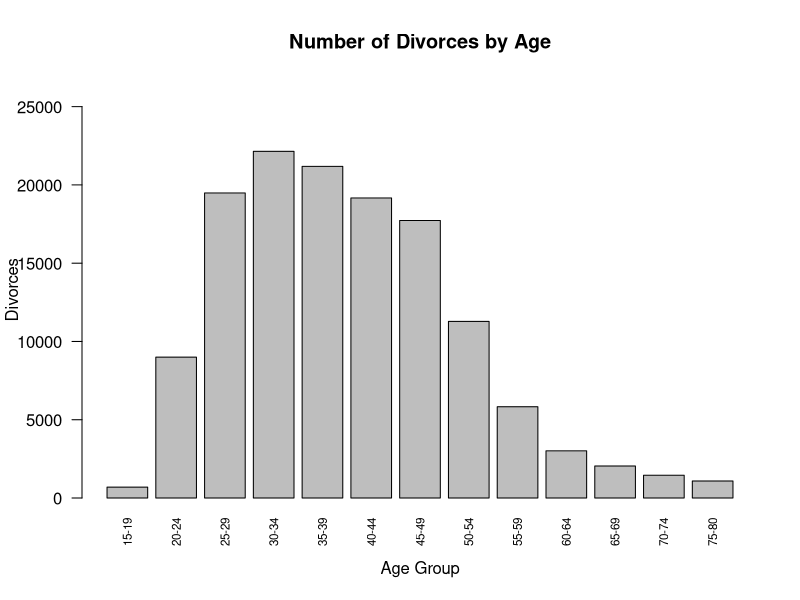
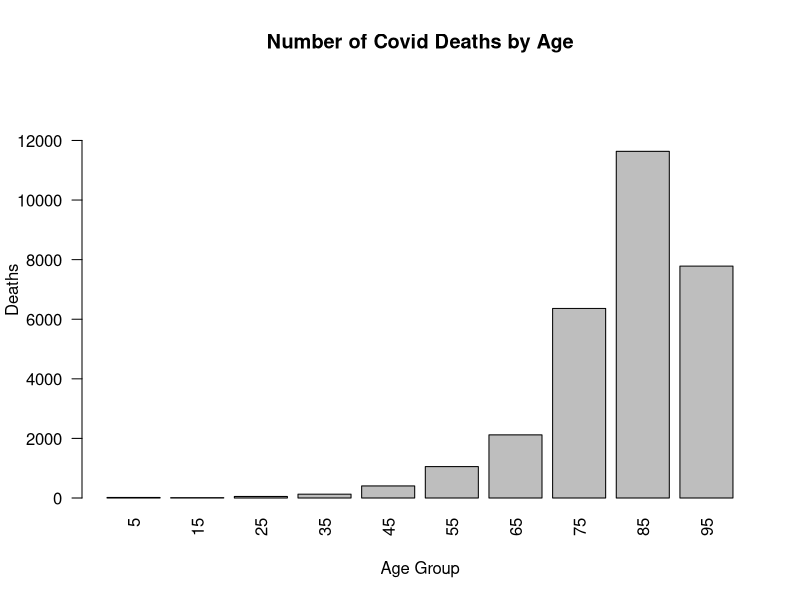
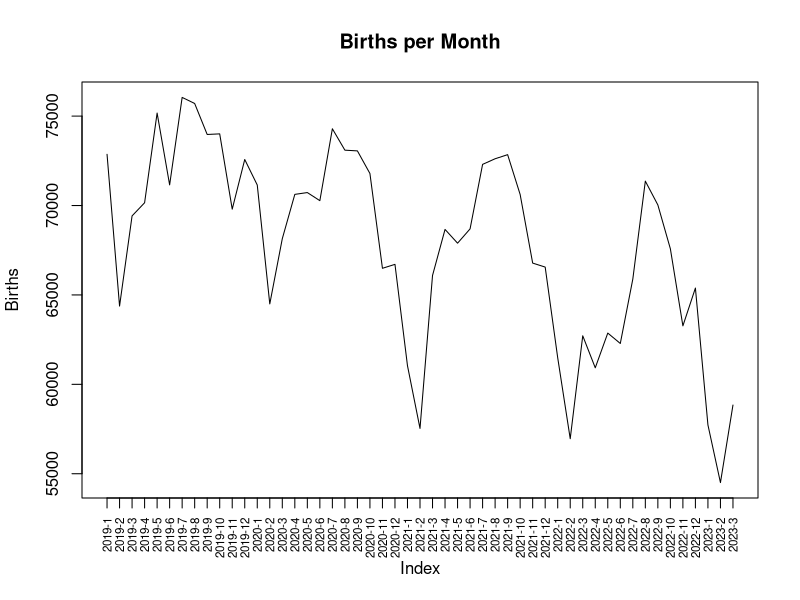
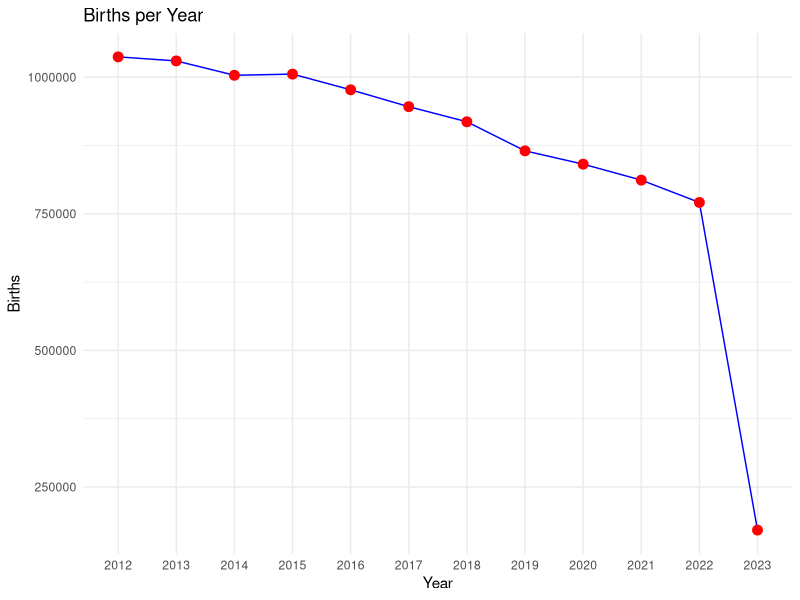
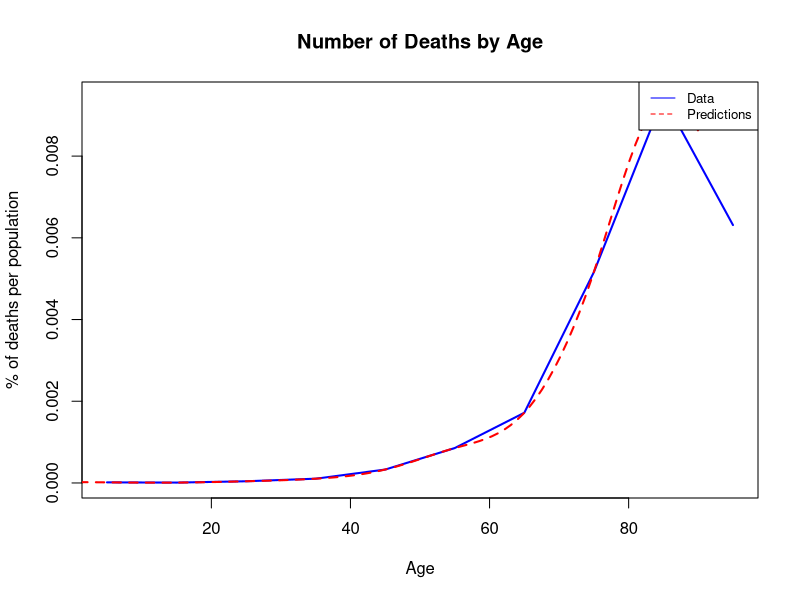
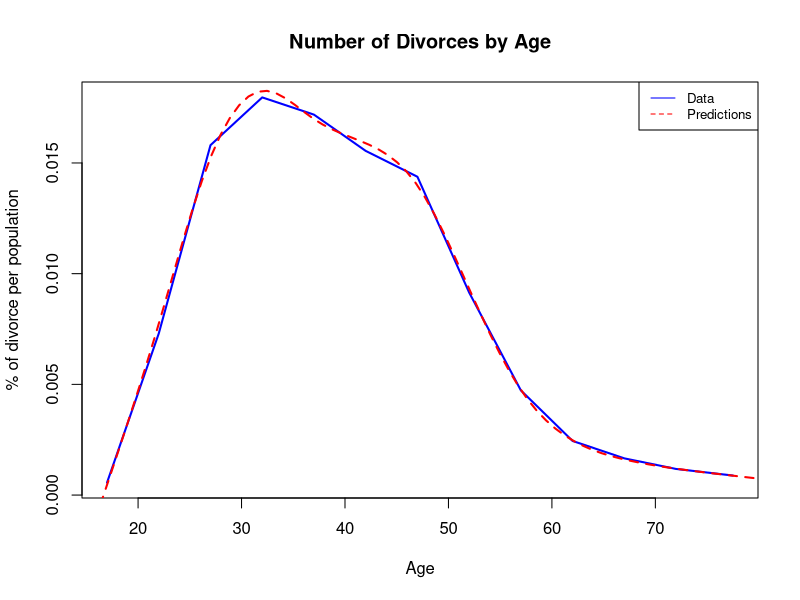

R code for these plots, in order:
#install.packages("readxl")
#install.packages("ggplot2")

library(ggplot2)
library(mgcv)

death <- read.csv("./japan_deaths2.csv")
birth <- read.csv("./japan_birth.csv")
divorce <- read.csv("./divorce.csv")[-1,]


# Birth data
col2drop <- c("Country.or.Area", "Area", "Record.Type", "Reliability.Code", "Source.Year", "Value.Footnotes")
bdf <- birth[, !colnames(birth) %in% col2drop]

bdf <- bdf[!bdf$Month %in% c("Total", "Unknown", ""), ]
bdf$Month <- match(tolower(bdf$Month), tolower(month.name))
bdf$Year <- as.numeric(as.character(bdf$Year))

bdf20 <- bdf[bdf$Year >= 2019, ]
bdf20

bdf20$Year <- as.factor(bdf20$Year)
bdf20$Month <- as.factor(bdf20$Month)
bdf20 <- bdf20[complete.cases(bdf20), ]
bdf20 <- bdf20[order(bdf20$Year, bdf20$Month), ]



# Death data
death$Age <- sapply(strsplit(death$Age, "-"), function(x) mean(as.numeric(x)))
death$Male <- as.numeric(gsub(",", "", death$Male)) 
death$Female <- as.numeric(gsub(",", "", death$Female))

ddf <- data.frame(
  Age = death$Age,
  Sum = death$Male + death$Female
)

# Raw Visualizations
barplot(divorce$Number, names.arg = divorce$Age, xlab = "Age Group", ylab = "Divorces", las=2, cex.names = 0.7, main = "Number of Divorces by Age", ylim = c(0, max(divorce$Number) * 1.2))

barplot(ddf$Sum, names.arg = death$Age, xlab = "Age Group", ylab = "Deaths", las=2, main = "Number of Covid Deaths by Age", ylim = c(0, max(ddf$Sum) * 1.2))

plot(1:nrow(bdf20), bdf20$Value, type = "l", xlab = "Index", ylab = "Births", main = "Births per Month", xaxt = "n")
axis(1, at = 1:nrow(bdf20), labels = paste(bdf20$Year, bdf20$Month, sep = "-"), las = 2, cex.axis = 0.7)

bdf20 <- bdf[bdf$Year >= 2012, ]
bdf20

bdf20$Year <- as.factor(bdf20$Year)
bdf20$Month <- as.factor(bdf20$Month)
bdf20 <- bdf20[complete.cases(bdf20), ]
bdf20 <- bdf20[order(bdf20$Year, bdf20$Month), ]

# Sum the values by year
sum_by_year <- aggregate(Value ~ Year, data = bdf20, sum)
sum_by_year

# Create a new dataframe with year and sum of values
new_df <- data.frame(
  Year = sum_by_year$Year,
  Value = sum_by_year$Value
)

new_df <- new_df[complete.cases(new_df), ]

ggplot(new_df, aes(x = Year, y = Value, group = 1)) +
  geom_line(color = "blue") +
  geom_point(color = "red", size = 3) +
  labs(x = "Year", y = "Births", title = "Births per Year") +
  theme_minimal()


# Model
total_pop <- 123294513
ddf$Sum <- (ddf$Sum / total_pop) * 100.0

model_death <- gam(Sum ~ s(Age), data = ddf)

new_age <- seq(min(1), max(90), length.out = 100)
predictions_gam <- predict(model_death, newdata = data.frame(Age = new_age))

plot(ddf$Age, ddf$Sum, type = "l", col = "blue", lwd = 2, xlab = "Age", ylab = "% of deaths per population", main = "Number of Deaths by Age")
lines(new_age, predictions_gam, col = "red", lwd = 2, lty = 2)
legend("topright", legend = c("Data", "Predictions"), col = c("blue", "red"), lty = 1:2, cex = 0.8)


divorce$Age <- sapply(strsplit(divorce$Age, "-"), function(x) mean(as.numeric(x)))

divorce
str(divorce)

divdf <- data.frame(
  Age = divorce$Age,
  Sum = (divorce$Number/total_pop) * 100
)

model_div <- gam(Sum ~ s(Age), data = divdf)

predictions_gam_div <- predict(model_div, newdata = data.frame(Age = new_age))

plot(divdf$Age, divdf$Sum, type = "l", col = "blue", lwd = 2, xlab = "Age", ylab = "% of divorce per population", main = "Number of Divorces by Age")
lines(new_age, predictions_gam_div, col = "red", lwd = 2, lty = 2)
legend("topright", legend = c("Data", "Predictions"), col = c("blue", "red"), lty = 1:2, cex = 0.8)

predict_outcome <- function(age) {
  
  div_p <- predict(model_div, newdata = data.frame(Age = c(age)))
  dea_p <- predict(model_death, newdata = data.frame(Age = c(age)))
  if(div_p > dea_p)
  {
    return (paste("Person more likely to get a divorce: ", div_p, " than die: ", dea_p))
  }else{
    return (paste("Person more likely to get die: ", dea_p, " than get a divorce: ", div_p))
  }
}

age <- 85

predict_outcome(age)
